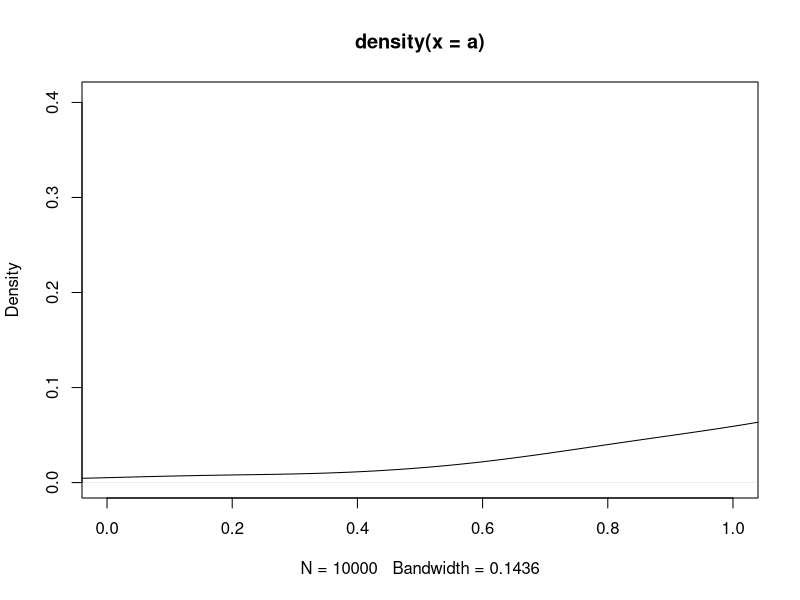
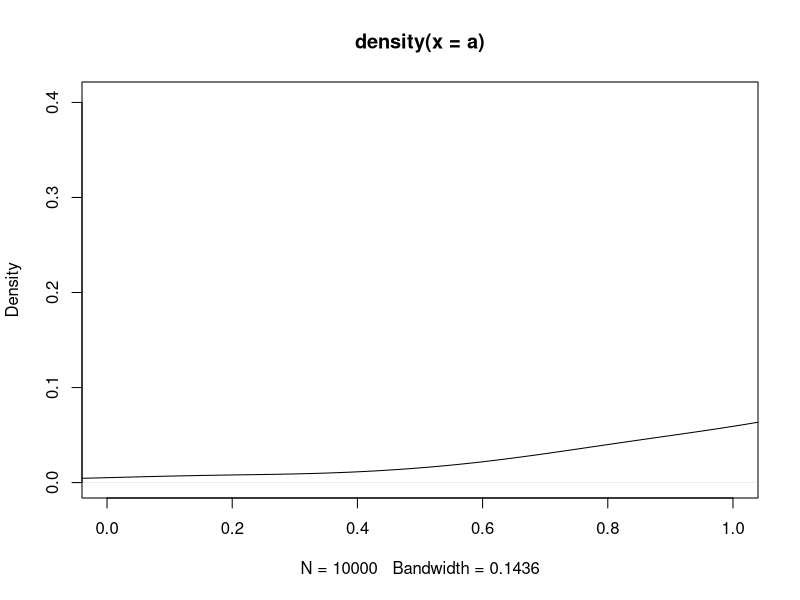

R code for these plots, in order:
# Script to test git and import to github

a <- rnorm(1:10000,mean = 3,sd = 1)
plot(density(a), xlim=c(0,1))

plot(density(a), xlim=c(0,1))
